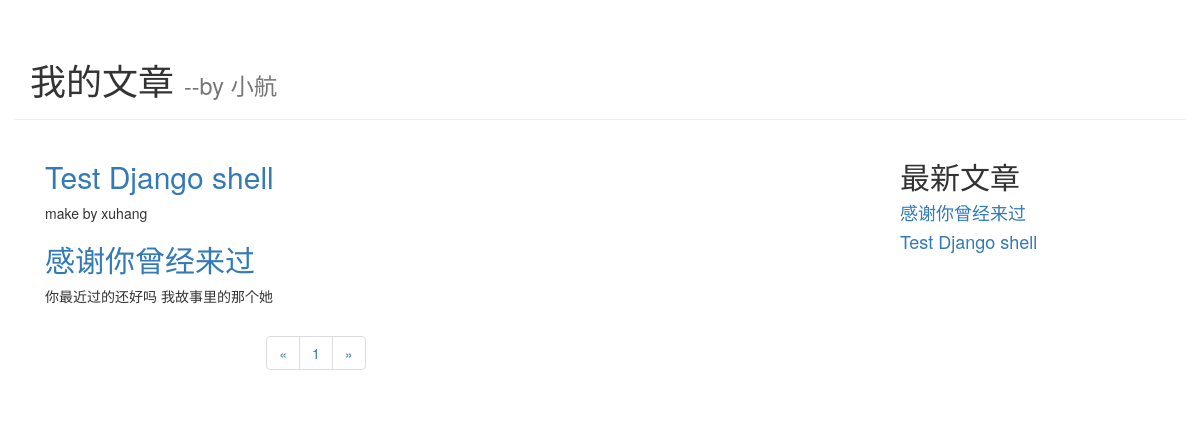
/newblog/essay/, run on an earlier commit of the app's database.
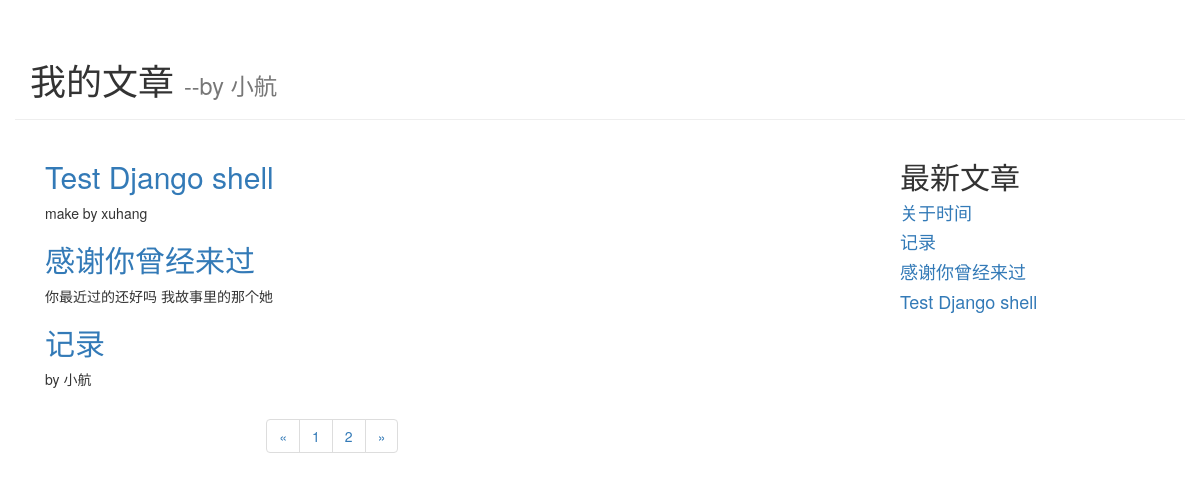
And on a later commit of the database.
### newblog/models.py (models this page shows, shortened)
class Essay(models.Model):
    essay_id = models.AutoField(primary_key=True)
    title = models.TextField()
    brief_content = models.TextField()
    content =  models.TextField()
    publish_date = models.DateTimeField(auto_now=True)

### newblog/views.py (the view)
# urls.py: path('essay/',views.get_index_page,name = 'essay'),
def get_index_page(request):
    page = request.GET.get('page')
    if page :
        page = int(page)
    else :
        page = 1
    essays = models.Essay.objects.all()
    if len(essays) >= 5:
        top_list = models.Essay.objects.order_by('-publish_date')[:5]
    else :
        top_list = models.Essay.objects.order_by('-publish_date')[:len(essays)]
    paginator = Paginator(essays,3)
    page_num = paginator.num_pages
    print('page_num',paginator.num_pages)
    page_article_list = paginator.page(page)
    if page_article_list.has_next():
        next_page = page+1
    else :
        next_page = page
    if page_article_list.has_previous():
        previous = page -1
    else :
        previous = page
    return render(request, 'newblog/index.html', {'essays': page_article_list,
                                                  'page_num':range(1,page_num+1),
                                                  'curr_page':page,
                                                  'next_page':next_page,
                                                  'previous':previous,
                                                  'top_list':top_list})

### newblog/templates/newblog/index.html (shortened to what this page needs)
<!DOCTYPE html>
<html lang="en">
<head>
    <link rel="stylesheet" href="https://cdn.jsdelivr.net/npm/bootstrap@3.3.7/dist/css/bootstrap.min.css"
>
</head>
<body>
<div class="container page-header">
    <h1>我的文章
        <small>--by 小航</small>
    </h1>
</div>
<div class="container page-body">
    <div class="col-md-9" role="main">
        <div class="body-main">
            {% for essay in essays %}
            <div>
                <h2><a href="{% url 'newblog:detail' essay.essay_id %}">{{essay.title}}</a></h2>
                <p>{{essay.brief_content}}</p>
            </div>
            {% endfor %}
        </div>
        <div class="body-footer">
            <div class = "col-md-4 col-md-offset-3">
                <nav aria-label="Page navigation">
                    <ul class="pagination">
                        <li>
                            <a href="/newblog/essay?page={{previous}}" aria-label="Previous">
                                <span aria-hidden="true">&laquo;</span>
                            </a>
                        </li>
                        {% for num in page_num  %}
                        <li><a href="/newblog/essay?page={{num}}">{{num}}</a></li>
                        {% endfor %}
                        <li>
                            <a href="/newblog/essay?page={{next_page}}" aria-label="Next">
                                <span aria-hidden="true">&raquo;</span>
                            </a>
                        </li>
                    </ul>
                </nav>
            </div>
        </div>
    </div>
    <div class="col-md-3" role="complementary">
        <div>
            <h2>最新文章</h2>
            {% for essay in top_list %}
            <h4><a href="{% url 'newblog:detail' essay.essay_id %}">{{essay.title}}</a></h4>
            {% endfor %}
        </div>
    </div>
</div>
</body>
</html>

What changed in the data, as far as the page shows it:
added Essay: title "记录", brief_content "by 小航"
added Essay: title "关于时间", shown under "最新文章"
Also different on the page:
new list line: "2"
